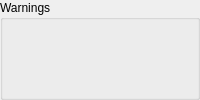
      <widget class="QGroupBox" name="groupBox_14">
       <property name="title">
        <string>Warnings</string>
       </property>
       <layout class="QGridLayout" name="gridLayout_2">
        <item row="3" column="2">
         <widget class="Led" name="led_33">
          <property name="signal_path" stdset="0">
           <string>ParameterQuery;StatusWarnings;CANErrorPassive</string>
          </property>
          <property name="on_color" stdset="0">
           <color>
            <red>192</red>
            <green>192</green>
            <blue>32</blue>
           </color>
          </property>
         </widget>
        </item>
        <item row="4" column="2">
         <widget class="Led" name="led_3">
          <property name="signal_path" stdset="0">
           <string>ParameterQuery;StatusWarnings;FanCircuit</string>
          </property>
          <property name="on_color" stdset="0">
           <color>
            <red>192</red>
            <green>192</green>
            <blue>32</blue>
           </color>
          </property>
         </widget>
        </item>
        <item row="4" column="1">
         <widget class="Led" name="led_28">
          <property name="signal_path" stdset="0">
           <string>ParameterQuery;StatusWarnings;FilterOvertemp</string>
          </property>
          <property name="on_color" stdset="0">
           <color>
            <red>192</red>
            <green>192</green>
            <blue>32</blue>
           </color>
          </property>
         </widget>
        </item>
        <item row="3" column="1">
         <widget class="Led" name="led_41">
          <property name="signal_path" stdset="0">
           <string>ParameterQuery;StatusWarnings;CANWarning</string>
          </property>
          <property name="on_color" stdset="0">
           <color>
            <red>192</red>
            <green>192</green>
            <blue>32</blue>
           </color>
          </property>
         </widget>
        </item>
        <item row="6" column="2">
         <layout class="QHBoxLayout" name="horizontalLayout_4">
          <item>
           <widget class="Led" name="led_46">
            <property name="signal_path" stdset="0">
             <string>StatusBits;WarningClr_echo</string>
            </property>
            <property name="label_override" stdset="0">
             <string>Warning Clear Response</string>
            </property>
            <property name="label_visible" stdset="0">
             <bool>false</bool>
            </property>
           </widget>
          </item>
          <item>
           <widget class="Button" name="button_4">
            <property name="sizePolicy">
             <sizepolicy hsizetype="MinimumExpanding" vsizetype="Preferred">
              <horstretch>0</horstretch>
              <verstretch>0</verstretch>
             </sizepolicy>
            </property>
            <property name="signal_path" stdset="0">
             <string>ProcessToInverter;CommandModeControl;WarningClear</string>
            </property>
            <property name="label_visible" stdset="0">
             <bool>false</bool>
            </property>
            <property name="tx" stdset="0">
             <bool>true</bool>
            </property>
           </widget>
          </item>
         </layout>
        </item>
       </layout>
      </widget>
